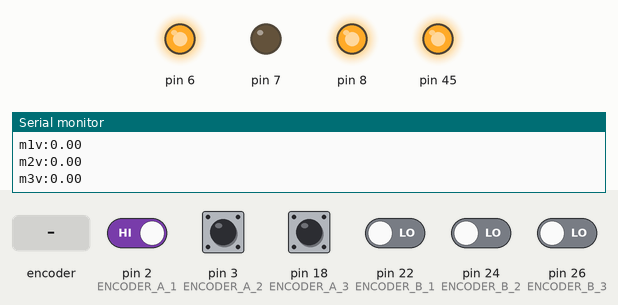
The sketch below on a simulated Arduino Mega 2560, built with avr-gcc and run on an emulated ATmega2560. Parts: output pins drawn as LEDs (lit = HIGH), the last lines printed to the serial monitor. Dashed ring = blinking. Inputs (shaded band) come from the test bench; at power-on: pin 2 (ENCODER_A_1), pin 3 (ENCODER_A_2), pin 18 (ENCODER_A_3) HIGH, pin 22 (ENCODER_B_1), pin 24 (ENCODER_B_2), pin 26 (ENCODER_B_3) LOW.

Above: at 6.2 s.
6.3 s: rotary encoder on pin 2 (ENCODER_A_1) / pin 22 (ENCODER_B_1) turned 3 steps (first pin leading)
At 6.47 s:
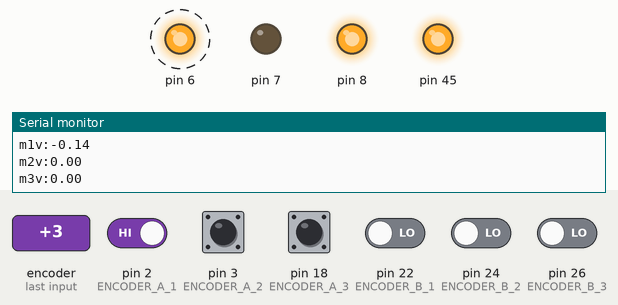
9.3 s: rotary encoder on pin 2 (ENCODER_A_1) / pin 22 (ENCODER_B_1) turned 2 steps (second pin leading)
At 10.0 s:
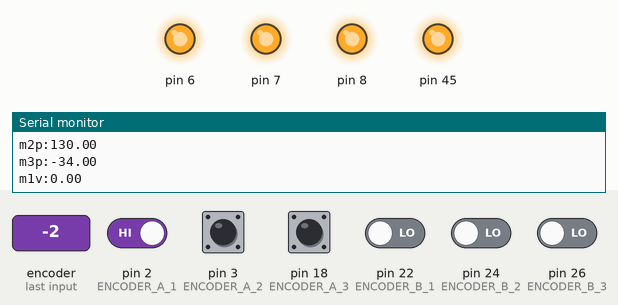
11.2 s: pin 3 (ENCODER_A_2) pulsed LOW 5 times (0.12 s each, 0.3 s apart)
At 11.54 s:
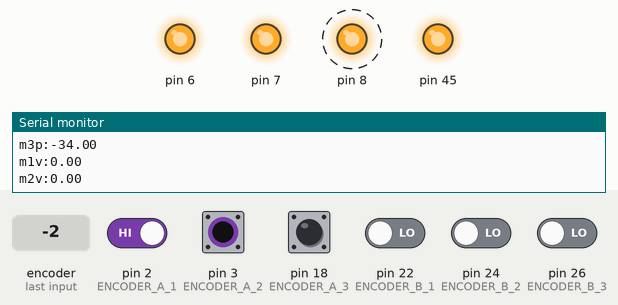
14.2 s: pin 18 (ENCODER_A_3) pulsed LOW 2 times (0.12 s each, 0.3 s apart)
At 14.52 s:
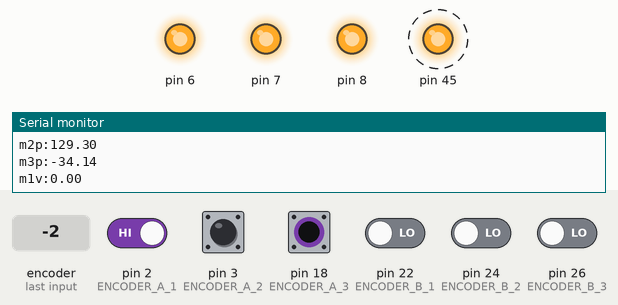
Timing chart, 0 to 17.2 s (numbered marks = the images above; inputs shaded):
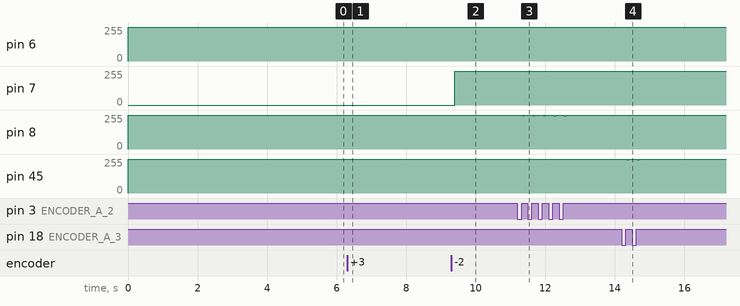

The sketch:

new_pid.ino
```cpp
// Limit PID output if necessary for speed regulation?

/* Clock frequency */
#define CLK_FREQUENCY 16000000

/* Setup encoder pins for motor 1 */
#define ENCODER_A_1 2
#define ENCODER_B_1 22

/* Setup encoder pins for motor 2 */
#define ENCODER_A_2 3
#define ENCODER_B_2 24

/* Setup encoder pins for motor 3 */
#define ENCODER_A_3 18
#define ENCODER_B_3 26

/* Change these pins to drive in the correct direction */

/* Setup motor driver pins for motor 1 */
#define PWM_IN1_1 7
#define PWM_IN2_1 6

/* Setup motor driver pins for motor 2 */
#define PWM_IN1_2 44
#define PWM_IN2_2 8

/* Setup motor driver pins for motor 3 */
#define PWM_IN1_3 46
#define PWM_IN2_3 45

/* Motor limit switches */
#define LIMIT_SWITCH_1 19
#define LIMIT_SWITCH_2 20
#define LIMIT_SWITCH_3 21

#define CPR_1 4156
#define CPR_2 2554
#define CPR_3 2554

#define PID_SAMPLING_TIME 100

#define CLICK_RES_M 20 //how many degrees a motor moves when forward/reverse button is clicked

/* Struct definitions */
typedef struct {
  /* Controller gains */
  float Kp;
  float Ki;
  float Kd;

  /* Derivative  low-pass filter time constant */
  float tau;

  /* Output limits */
  float limMin;
  float limMax;

  /* Integrator limits */
  float limMinInt;
  float limMaxInt;

  /* Sample time (in seconds) */
  float T;

  /* Controller memory */
  float integrator;
  float prevError;
  float differentiator;
  float prevMeasurement;

  /* Controller output */
  float out;
} PIDController;

/* PID update time (change to dedicated timer later?) */
uint32_t time_to_execute = PID_SAMPLING_TIME;

// Hold these positions when time to update

/* Position hold variables */
int32_t previous_encoder_count_1 = 0;
int32_t previous_encoder_count_2 = 0;
int32_t previous_encoder_count_3 = 0;

int32_t encoder_count_1 = 0;
int32_t encoder_count_2 = 0;
int32_t encoder_count_3 = 0;

float angle_difference_1 = 0;
float angle_difference_2 = 0;
float angle_difference_3 = 0;

float initial_angle_1 = 0;
float initial_angle_2 = 130;
float initial_angle_3 = -34;

float angle_1 = 0;
float angle_2 = 0;
float angle_3 = 0;

float previous_angle_1 = initial_angle_1;
float previous_angle_2 = initial_angle_2;
float previous_angle_3 = initial_angle_3;

// Velocity variables for each motor
float velocity_1 = 0;
float velocity_2 = 0;
float velocity_3 = 0;

// Setpoint variables for each motor
float angle_setpoint_1 = initial_angle_1;
float angle_setpoint_2 = initial_angle_2;
float angle_setpoint_3 = initial_angle_3;

float velocity_setpoint_1 = 0;
float velocity_setpoint_2 = 0;
float velocity_setpoint_3 = 0;

/* Motor 1 PID declaration */
PIDController pid_1 = { 20, 0.5, 0,
                        0,
                        -255, 255,
                        -127, 127,
                        PID_SAMPLING_TIME/1000.0,
                        0, 0, 0, 0,
                        0};

/* Motor 2 PID declaration */
PIDController pid_2 = { 20, 0.5, 0,
                        0,
                        -255, 255,
                        -127, 127,
                        PID_SAMPLING_TIME/1000.0,
                        0, 0, 0, 0,
                        0};

/* Motor 3 PID declaration */
PIDController pid_3 = { 20, 0.5, 0,
                        0,
                        -255, 255,
                        -127, 127,
                        PID_SAMPLING_TIME/1000.0,
                        0, 0, 0, 0,
                        0};

  /* Motor 1 PID declaration */
// PIDController pid_1 = { 5, 1, 0,
//                         0,
//                         -255, 255,
//                         -127, 127,
//                         PID_SAMPLING_TIME/1000.0,
//                         0, 0, 0, 0,
//                         0};

// /* Motor 2 PID declaration */
// PIDController pid_2 = { 0.1, 0.01, 0,
//                         0,
//                         -255, 255,
//                         -127, 127,
//                         PID_SAMPLING_TIME/1000.0,
//                         0, 0, 0, 0,
//                         0};

// /* Motor 3 PID declaration */
// PIDController pid_3 = { 0.1, 0.01, 0,
//                         0,
//                         -255, 255,
//                         -127, 127,
//                         PID_SAMPLING_TIME/1000.0,
//                         0, 0, 0, 0,
//                         0};

/* Max velocity profile */
// float max_velocity_profile[100] = {0};

/* PID functions */

void PIDController_Init(PIDController *pid) {
	/* Clear controller variables */
	pid->integrator = 0.0f;
	pid->prevError  = 0.0f;

	pid->differentiator  = 0.0f;
	pid->prevMeasurement = 0.0f;

	pid->out = 0.0f;
}

float PIDController_Update(PIDController *pid, float setpoint, float measurement) {
	/*Error signal */
  float error = setpoint - measurement;

	/* Proportional */
  float proportional = pid->Kp * error;

	/* Integral */
  pid->integrator = pid->integrator + 0.5f * pid->Ki * pid->T * (error + pid->prevError);

	/* Anti-wind-up via integrator clamping */
  if (pid->integrator > pid->limMaxInt) {
    pid->integrator = pid->limMaxInt;
  } else if (pid->integrator < pid->limMinInt) {
    pid->integrator = pid->limMinInt;
  }

	/* Derivative (band-limited differentiator) */
  pid->differentiator = -(2.0f * pid->Kd * (measurement - pid->prevMeasurement)	/* Note: derivative on measurement, therefore minus sign in front of equation! */
                        + (2.0f * pid->tau - pid->T) * pid->differentiator)
                        / (2.0f * pid->tau + pid->T);


	/* Compute output and apply limits */
  pid->out = proportional + pid->integrator + pid->differentiator;

  if (pid->out > pid->limMax) {
    pid->out = pid->limMax;
  } else if (pid->out < pid->limMin) {
    pid->out = pid->limMin;
  }

	/* Store error and measurement for later use */
  pid->prevError = error;
  pid->prevMeasurement = measurement;

	/* Return controller output */
  return pid->out;
}

/* Functions */

// Initial value and final value zero
float motionProfile(float position, float final_position, float velocity, float max_velocity, float acceleration, float update_time, float max_error) {
  float error = final_position - position;
  // Serial.println(error);
  if (fabs(error) <= max_error) {
    return 0;
  }

  float dir = 0;
  if (error > 0) {
    dir = 1.0f;
  } else {
    dir = -1.0f;
  }

  float v = velocity;
  float v_along = v*dir;

  float stopping_distance = v_along*v_along/(2.0f*acceleration);

  if (stopping_distance >= fabs(error)) {
    // no accelerate
    v_along -= acceleration*update_time;
  } else if (v_along < max_velocity) {
    // Accelerate only if below max velocidwty
    v_along += acceleration*update_time;
  } else {
    v_along = max_velocity;
  }

  if (v_along > max_velocity) {
    v_along = max_velocity;
  }
  if (v_along < 0) {
    v_along = 0;
  }

  return v_along * dir;
}

void setMotor(int16_t pwm_dutycycle, uint8_t pin_in1, uint8_t pin_in2) {
  if (pwm_dutycycle >= 0) {
    digitalWrite(pin_in1, HIGH);
    analogWrite(pin_in2, 255 - pwm_dutycycle);
  } else if (pwm_dutycycle < 0) {
    digitalWrite(pin_in2, HIGH);
    analogWrite(pin_in1, 255 + pwm_dutycycle);
  } else {
    digitalWrite(pin_in1, HIGH);
    digitalWrite(pin_in2, HIGH);
  }
}

/* Zeros motors to microswitch to develop reference */
void home(void) {
  // leaves interrupts disabled until home function finishes executing
  // once home function finishes executing, reenable interrupts and make sure to set all angles to initial angle
  // use setmotor to set pwm manually
  setMotor(75, PWM_IN1_1, PWM_IN2_1);
  setMotor(75, PWM_IN1_2, PWM_IN2_2);
  setMotor(75, PWM_IN1_3, PWM_IN2_3);

  while(!digitalRead(LIMIT_SWITCH_1) || !digitalRead(LIMIT_SWITCH_2) || !digitalRead(LIMIT_SWITCH_3)) {
    if (digitalRead(LIMIT_SWITCH_1)) {
      setMotor(0, PWM_IN1_1, PWM_IN2_1);
    }

    if (digitalRead(LIMIT_SWITCH_2)) {
      setMotor(0, PWM_IN1_2, PWM_IN2_2);
    }

    if (digitalRead(LIMIT_SWITCH_3)) {
      setMotor(0, PWM_IN1_3, PWM_IN2_3);
    }
  }
}

/* Interrupt functions */
void readEncoder_1() {
  // sei();
  uint8_t valueRead = digitalRead(ENCODER_B_1);
  if (valueRead) {
    encoder_count_1++;
  } else {
    encoder_count_1--;
  }
}

void readEncoder_2() {
  // sei();
  uint8_t valueRead = digitalRead(ENCODER_B_2);
  if (valueRead) {
    encoder_count_2++;
  } else {
    encoder_count_2--;
  }
}

void readEncoder_3() {
  // sei();
  uint8_t valueRead = digitalRead(ENCODER_B_3);
  if (valueRead) {
    encoder_count_3++;
  } else {
    encoder_count_3--;
  }
}

uint8_t toggle = 0;
uint8_t pid_enable = 0;

ISR(TIMER1_COMPA_vect) {
  sei();
  // if (pid_enable) {
  digitalWrite(13, toggle);
  toggle = ~toggle;

  /* Hold all angular positions for calculations */
  angle_difference_1 = encoder_count_1*360.0f/CPR_1;
  angle_difference_2 = encoder_count_2*360.0f/CPR_2;
  angle_difference_3 = encoder_count_3*360.0f/CPR_3;

  /* Compute position as an angle */
  angle_1 = initial_angle_1 + angle_difference_1;
  angle_2 = initial_angle_2 + angle_difference_2;
  angle_3 = initial_angle_3 + angle_difference_3;

  /* Calculate angular velocities of all motors */
  velocity_1 = (angle_1 - previous_angle_1)/(PID_SAMPLING_TIME/1000.0f)*60.0f/360.0f;
  velocity_2 = (angle_2 - previous_angle_2)/(PID_SAMPLING_TIME/1000.0f)*60.0f/360.0f;
  velocity_3 = (angle_3 - previous_angle_3)/(PID_SAMPLING_TIME/1000.0f)*60.0f/360.0f;

  /* Hold the previous angular positions of all motors */
  previous_angle_1 = angle_1;
  previous_angle_2 = angle_2;
  previous_angle_3 = angle_3;

  velocity_setpoint_1 = motionProfile(angle_1,
                                      angle_setpoint_1,
                                      velocity_setpoint_1,
                                      100,
                                      3,
                                      PID_SAMPLING_TIME/1000.0f,
                                      1);

  velocity_setpoint_2 = motionProfile(angle_2,
                                      angle_setpoint_2,
                                      velocity_setpoint_2,
                                      100,
                                      3,
                                      PID_SAMPLING_TIME/1000.0f,
                                      1);

  velocity_setpoint_3 = motionProfile(angle_3,
                                      angle_setpoint_3,
                                      velocity_setpoint_3,
                                      100,
                                      3,
                                      PID_SAMPLING_TIME/1000.0f,
                                      1);

  /* Update all PIDs */
  PIDController_Update(&pid_1, velocity_setpoint_1, velocity_1);
  PIDController_Update(&pid_2, velocity_setpoint_2, velocity_2);
  PIDController_Update(&pid_3, velocity_setpoint_3, velocity_3);

  setMotor(pid_1.out, PWM_IN1_1, PWM_IN2_1);
  setMotor(pid_2.out, PWM_IN1_2, PWM_IN2_2);
  setMotor(pid_3.out, PWM_IN1_3, PWM_IN2_3);
  // }
}

void setup() {
  Serial.begin(115200);

  /* Disables interrupts */
  SREG = 0x7F;

  /* Configure timer 1 for 50 ms interrupts */
  TCCR1A = 0;
  TCCR1B = 0;
  TCNT1 = 0;

  // Set compare match register for 50 Hz increments.
  OCR1A = 12499;
  // Turn on CTC mode.
  TCCR1B |= (1 << WGM12);
  // Set CS12, CS11 and CS10 bits for 1024 prescaler.
  TCCR1B |= (0 << CS12) | (1 << CS11) | (1 << CS10);
  // Disable timer compare interrupt.
  TIMSK1 |= (1 << OCIE1A);

  /* Configure PWM pins to be ~3.9 kHz */
  TCCR4B = TCCR4B & 0b11111010;
  TCCR5B = TCCR5B & 0b11111010;

  PIDController_Init(&pid_1);
  PIDController_Init(&pid_2);
  PIDController_Init(&pid_3);

  /* Setup pins for motor 1 */
  pinMode(ENCODER_A_1, INPUT);
  pinMode(ENCODER_B_1, INPUT);
  pinMode(LIMIT_SWITCH_1, INPUT);

  /* Setup pins for motor 2 */
  pinMode(ENCODER_A_2, INPUT);
  pinMode(ENCODER_B_2, INPUT);
  pinMode(LIMIT_SWITCH_2, INPUT);

  /* Setup pins for motor 3 */
  pinMode(ENCODER_A_3, INPUT);
  pinMode(ENCODER_B_3, INPUT);
  pinMode(LIMIT_SWITCH_3, INPUT);

  /* Setup ISR for motor 1 */
  attachInterrupt(digitalPinToInterrupt(ENCODER_A_1), readEncoder_1, RISING);

  /* Setup ISR for motor 2 */
  attachInterrupt(digitalPinToInterrupt(ENCODER_A_2), readEncoder_2, RISING);

  /* Setup ISR for motor 3 */
  attachInterrupt(digitalPinToInterrupt(ENCODER_A_3), readEncoder_3, RISING);

  encoder_count_1 = 0;
  encoder_count_2 = 0;
  encoder_count_3 = 0;

  // setMotor(255, PWM_IN1_3, PWM_IN2_3);

  /* Homing function (leave before interrupt enable)*/
  // home();

  /* Enables global interrupts */
  SREG = 0xFF;

  delay(5000);

  // pid_enable = 1;
}

char bytes[50];

float angle_setpoint_1_path[7] = {initial_angle_1, 90, 180, 270, 180, 90, 0};
float angle_setpoint_2_path[7] = {initial_angle_2, 45, 130, 45, 130, 45, 130};
float angle_setpoint_3_path[7] = {initial_angle_3, 45, -30, 45, -30, 45, -30};

uint32_t execute_time = 0;
uint32_t i = 0;

String t_string;

float pos;

void loop() {
  // angle_setpoint_3 = 180;
  // if (millis() >= execute_time) {
  //   execute_time += 10000;
  //   Serial.print("Execute time: ");
  //   Serial.println(execute_time);
  //   angle_setpoint_1 = angle_setpoint_1_path[i];
  //   angle_setpoint_2 = angle_setpoint_2_path[i];
  //   angle_setpoint_3 = angle_setpoint_3_path[i];
  //   if (i < 6) {
  //     i++;
  //   }
  // }

  // if (millis() > 40000) {
  //   angle_setpoint_1 = 360;
  //   angle_setpoint_2 = 360;
  //   angle_setpoint_3 = 360;
  // }

  // if (millis() > 50000) {
  //   angle_setpoint_1 = 720;
  //   angle_setpoint_2 = 720;
  //   angle_setpoint_3 = 720;
  // }

  // if (millis() > 60000) {
  //   angle_setpoint_1 = 540;
  //   angle_setpoint_2 = 540;
  //   angle_setpoint_3 = 540;
  // }

  // if (millis() > 70000) {
  //   angle_setpoint_1 = 0;
  //   angle_setpoint_2 = 0;
  //   angle_setpoint_3 = 0;
  // }


  if (Serial.available()){
    t_string = Serial.readStringUntil('\n');
    String str1 = t_string.substring(0,3);
    String str2 = t_string.substring(4);
    if (str1 == "m1s"){
      if (str2 == "fwd"){
        // Serial.println("motor 1 going forward");
        angle_setpoint_1 += CLICK_RES_M;

      }
      //assign the angle 1
      else if (str2 == "rev"){
        angle_setpoint_1 -= CLICK_RES_M;
        // Serial.println("motor 1 going backwards");

      }
    }

    else if (str1 == "m2s"){
      if (str2 == "fwd"){
        angle_setpoint_2 -= CLICK_RES_M;
      }

      else if (str2 == "rev"){
        angle_setpoint_2 += CLICK_RES_M;
      }

    }

    else if (str1 == "m3s"){
      if (str2 == "fwd"){
        angle_setpoint_3 -= CLICK_RES_M;
      }
      //assign the angle 1
      else if (str2 == "rev"){
        angle_setpoint_3 += CLICK_RES_M;

      }

    }

    else if (str1 == "cmd"){
      if (str2 == "diag"){
        //do diagonal line challange

      }

      else if (str2 == "obst"){

        //move over obstacle
      }

      else if (str2 == "home"){

        //go to home position

      }

    }

    else if (str1 == "grs"){
      if (str2 == "inc"){
        //add to gripper radius
      }
      else if (str2 == "dec"){
        //subtract from gripper
      }
    }

    else if (str1 == "gts"){
      if (str2 == "inc"){
        //add to gripper base angle
      }
      else if (str2 == "dec"){
        //subtract from gripper base angle
      }
    }

    else if (str1 == "ghs"){
      if (str2 == "inc"){
        //add to gripper height
      }
      else if (str2 == "dec"){
        //subtract from gripper height
      }

    }

    else if (str1 == "m1a"){
      pos = str2.toFloat();
      angle_setpoint_1 = pos;
    }

    else if (str1 == "m2a"){
      pos = str2.toFloat();
      angle_setpoint_2 = pos;
    }

    else if (str1 == "m3a"){
      pos = str2.toFloat();
      angle_setpoint_3 = pos;
    }

  }
  //Feedback for display, needs the delay to let the winform update

  Serial.println("m1p:"+ String(angle_1));
  delay(50);
  Serial.println("m2p:"+ String(angle_2));
  delay(50);
  Serial.println("m3p:"+ String(angle_3));
  delay(50);
  Serial.println("m1v:"+ String(velocity_1));
  delay(50);
  Serial.println("m2v:"+ String(velocity_2));
  delay(50);
  Serial.println("m3v:"+ String(velocity_3));
  delay(50);
  //Feedback for display


}
```

Measured:
- after the input at 6.3 s, pin 6: alternates 255/255 for 0.15 s and 253/255 for 0.05 s, 6 changes in all, then stays 255/255, starting after 0.05 s
- after the input at 9.3 s, pin 7: 0/255 → 255/255 after 0.10 s
- after the input at 11.2 s, pin 8: alternates 255/255 for 0.25 s and 251/255 for 0.05 s, 10 changes in all, then stays 255/255, starting after 0.15 s
- after the input at 14.2 s, pin 45: alternates 255/255 for 0.25 s and 251/255 for 0.05 s, 4 changes in all, then stays 255/255, starting after 0.15 s
